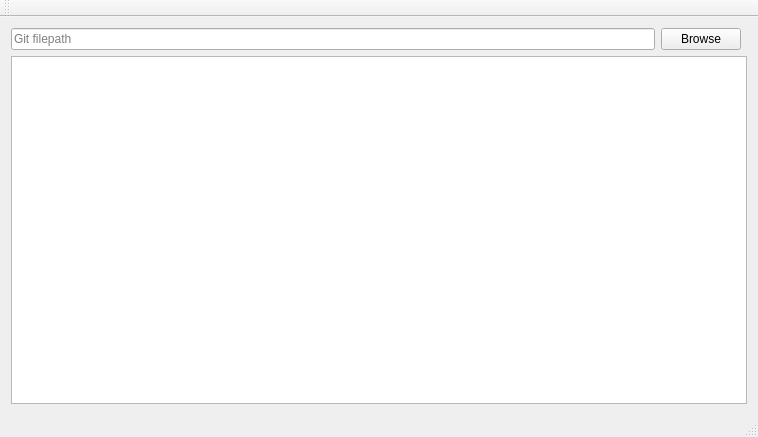
<?xml version="1.0" encoding="UTF-8"?>
<ui version="4.0">
 <class>MainWindow</class>
 <widget class="QMainWindow" name="MainWindow">
  <property name="geometry">
   <rect>
    <x>0</x>
    <y>0</y>
    <width>758</width>
    <height>437</height>
   </rect>
  </property>
  <property name="windowTitle">
   <string>MainWindow</string>
  </property>
  <widget class="QWidget" name="centralWidget">
   <layout class="QGridLayout" name="gridLayout">
    <item row="1" column="0" colspan="3">
     <widget class="QGraphicsView" name="graphicsView">
      <property name="renderHints">
       <set>QPainter::Antialiasing|QPainter::HighQualityAntialiasing|QPainter::SmoothPixmapTransform|QPainter::TextAntialiasing</set>
      </property>
     </widget>
    </item>
    <item row="0" column="0">
     <widget class="QLineEdit" name="le_gitFilePath">
      <property name="inputMask">
       <string/>
      </property>
      <property name="placeholderText">
       <string>Git filepath</string>
      </property>
     </widget>
    </item>
    <item row="0" column="1">
     <widget class="QPushButton" name="pb_browse">
      <property name="text">
       <string>Browse</string>
      </property>
     </widget>
    </item>
   </layout>
  </widget>
  <widget class="QMenuBar" name="menuBar">
   <property name="geometry">
    <rect>
     <x>0</x>
     <y>0</y>
     <width>758</width>
     <height>19</height>
    </rect>
   </property>
  </widget>
  <widget class="QToolBar" name="mainToolBar">
   <attribute name="toolBarArea">
    <enum>TopToolBarArea</enum>
   </attribute>
   <attribute name="toolBarBreak">
    <bool>false</bool>
   </attribute>
  </widget>
  <widget class="QStatusBar" name="statusBar"/>
 </widget>
 <layoutdefault spacing="6" margin="11"/>
 <resources/>
 <connections/>
</ui>
